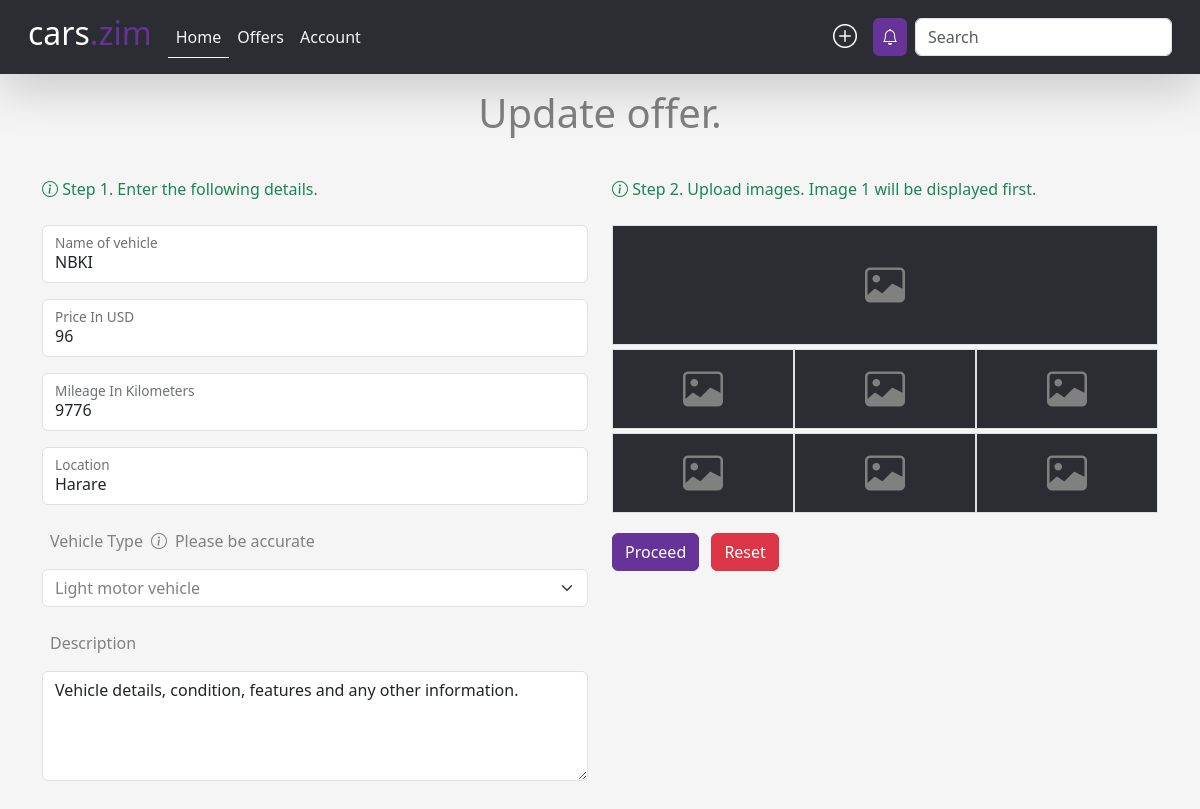
The page /edit-offer/nbki-18 (signed in) on the database its author committed.
### app/models.py (models this page shows, shortened)
class Offer(models.Model):
    owner = models.ForeignKey('accounts.CustomUser', on_delete=models.CASCADE, blank=True, null=True)
    vehicle_name = models.CharField(max_length=30)
    location = models.CharField(max_length=30)
    price = models.IntegerField()
    mileage = models.IntegerField()
    vehicle_type_choices = (
        ('L', 'Light motor vehicle'),
        ('H', 'Heavy motor vehicle'),
        ('T', 'Two wheeled vehicle'),
        ('O', 'Other'),
    )
    vehicle_type = models.CharField(max_length=1, default='L', choices=vehicle_type_choices)
    date = models.DateTimeField(auto_now=True )
    extra_details = models.TextField(max_length=500, null=True, blank=True)
    slug = models.SlugField(unique=True, blank=True, null=True )
    image1 = models.ImageField()
    image2 = models.ImageField(null=True, blank=True)
    image3 = models.ImageField(null=True, blank=True)
    image4 = models.ImageField(null=True, blank=True)
    image5 = models.ImageField(null=True, blank=True)
    image6 = models.ImageField(null=True, blank=True)
    image7 = models.ImageField(null=True, blank=True)
    image_count = models.IntegerField(default=1, blank=True)
    view_count = models.IntegerField(default=0, blank=True)
    class Meta:
        ordering = ['-date']

### app/views.py (the view, shortened to what this page needs)
# urls.py: path('edit-offer/<slug:slug>', views.edit_offer, name='edit-offer'),
@login_required(login_url='user_login')
def edit_offer(request, slug):
    offer = Offer.objects.get(slug=slug)
    context = {
        'action': 'Update offer',
        'offer': offer
    }
    return render(request, 'app/create-offer.html', context)

### accounts/models.py (called while the page is built)
    def get_absolute_url(self):
        return reverse('account', kwargs={'slug': self.slug})

### app/templates/app/create-offer.html (shortened to what this page needs)
{% extends 'app/base.html'%} {% load static %} {% block title %} New {% endblock title %} {% block content %}
<main class="my-4 px-4">
	<h1 class="text-center mb-3">{{ action }}.</h1>
	<form method="post" enctype="multipart/form-data" class="container">
		<div class="row">
			<div class="col-lg-6">
				<p class="text-success my-4">
					<i class="bi bi-info-circle"></i>
					Step 1. Enter the following details.
				</p>
				<div class="form-floating mb-3">
					<input
						name="vehicle_name"
						type="text"
						id="vehiclename"
						class="form-control"
						placeholder="Name of vehicle"
						{% if offer %}
						value="{{ offer.vehicle_name }}"
						{% endif %}
					/>
					<label for="vehiclename">Name of vehicle</label>
				</div>
				<div class="form-floating mb-3">
					<input
						name="price"
						type="number"
						id="vehicleprice"
						class="form-control"
						placeholder="Price In USD"
						{% if offer %}
						value="{{ offer.price }}"
						{% endif %}
					/>
					<label for="vehicleprice">Price In USD</label>
				</div>
				<div class="form-floating mb-3">
					<input
						name="mileage"
						type="number"
						id="vehiclemileage"
						class="form-control"
						placeholder="Mileage In Kilometres"
						{% if offer %}
						value="{{ offer.mileage }}"
						{% endif %}
					/>
					<label for="vehiclemileage">Mileage In Kilometers</label>
				</div>
				<div class="form-floating mb-3">
					<input
						name="location"
						type="text"
						id="vehiclelocation"
						class="form-control"
						{% if offer %}
						value="{{ offer.location }}"
						{% else %}
						value="{{ request.user.location }}"
						{% endif %}
						placeholder="Location"
					/>
					<label for="vehiclelocation">Location</label>
				</div>
				<div class="mb-3">
					<label for="vehicle_type" class="form-label d-block p-2"
						>Vehicle Type<i class="bi bi-info-circle mx-2"></i
							>Please be accurate</label
					>
					<select
						name="vehicle_type"
						class="form-select"
						aria-label="Default select example">
						<option value="L"
						{% if offer and offer.vehicle_type == 'L' %}
							selected
						{% endif %}>Light motor vehicle</option>
					</select>
				</div>
				<div class="mb-3">
					<label for="descriptionText" class="form-label d-block p-2"
						>Description</label
					>
					<textarea
						class="form-control"
						name="extra_details"
						id="otherdetails"
						rows="4"
					>
{% if offer and offer.extra_details %}{{ offer.extra_details }}{% else %}Vehicle details, condition, features and any other information.{% endif %}</textarea
					>
				</div>
			</div>
			<div class="col-lg-6">
				<p class="text-success my-4">
					<i class="bi bi-info-circle"></i>
					Step 2. Upload images. Image 1 will be displayed first.
				</p>
				<div class="container-fluid p-0">
					<div
						class="row justify-content-around images-container m-0 p-0"
					>
						<div
							class="col-12 border h-120-px position-relative bg-dark mb-1"
						>
							<i
								onclick="clickNext(this)"
								class="bi bi-image position-absolute top-50 start-50 translate-middle fs-1 hover-white"
							></i>
						</div>
						<div
							class="col-4 border h-80-px position-relative bg-dark mb-1"
						>
							<i
								onclick="clickNext(this)"
								class="bi bi-image position-absolute top-50 start-50 translate-middle fs-1 hover-white"
							></i>
						</div>
						<div
							class="col-4 border h-80-px position-relative bg-dark mb-1"
						>
							<i
								onclick="clickNext(this)"
								class="bi bi-image position-absolute top-50 start-50 translate-middle fs-1 hover-white"
							></i>
						</div>
						<div
							class="col-4 border h-80-px position-relative bg-dark mb-1"
						>
							<i
								onclick="clickNext(this)"
								class="bi bi-image position-absolute top-50 start-50 translate-middle fs-1 hover-white"
							></i>
						</div>
						<div
							class="col-4 border h-80-px position-relative bg-dark mb-1"
						>
							<i
								onclick="clickNext(this)"
								class="bi bi-image position-absolute top-50 start-50 translate-middle fs-1 hover-white"
							></i>
						</div>
						<div
							class="col-4 border h-80-px position-relative bg-dark mb-1"
						>
							<i
								onclick="clickNext(this)"
								class="bi bi-image position-absolute top-50 start-50 translate-middle fs-1 hover-white"
							></i>
						</div>
						<div
							class="col-4 border h-80-px position-relative bg-dark mb-1"
						>
							<i
								onclick="clickNext(this)"
								class="bi bi-image position-absolute top-50 start-50 translate-middle fs-1 hover-white"
							></i>
						</div>
					</div>
				</div>
				<div>
					<button class="btn me-2 my-3 btn-primary" type="submit">
						Proceed
					</button>
					<button class="btn btn-danger" type="reset">Reset</button>
				</div>
			</div>
		</div>
	</form>
</main>
{% endblock content %} {% block footer %} {% endblock footer %}

### static/css/style.css (style rules this page uses)
@media screen { .bg-dark { background-color: rgb(44, 45, 50) !important; } }
@media screen { .btn-primary { background-color: rebeccapurple !important; border-color: rebeccapurple !important; } }
@media screen { select { color: inherit !important; } }
@media screen { body { color: gray; background-color: whitesmoke; padding-top: 65px; } }
@media screen { .h-80-px { height: 80px; } }
@media screen { .h-120-px { height: 120px; } }

### rows shown on the page
Offer: vehicle_name "NBKI", price "96", mileage "9776", location "Harare", vehicle_type "Light motor vehicle", extra_details "Vehicle details, condition, features and any other information."

### other values the page prints
{{ action }} "Update offer"
